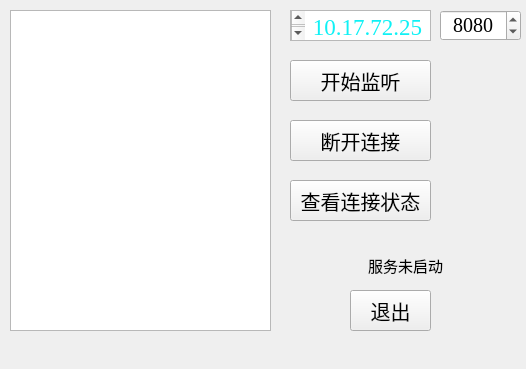
<?xml version="1.0" encoding="UTF-8"?>
<ui version="4.0">
 <class>Server</class>
 <widget class="QMainWindow" name="Server">
  <property name="geometry">
   <rect>
    <x>0</x>
    <y>0</y>
    <width>526</width>
    <height>369</height>
   </rect>
  </property>
  <property name="font">
   <font>
    <family>Times New Roman</family>
    <pointsize>15</pointsize>
   </font>
  </property>
  <property name="windowTitle">
   <string>Server</string>
  </property>
  <property name="windowIcon">
   <iconset resource="resources.qrc">
    <normaloff>:/images/server.png</normaloff>:/images/server.png</iconset>
  </property>
  <widget class="QWidget" name="centralwidget">
   <widget class="QLabel" name="frame_ratio_label">
    <property name="geometry">
     <rect>
      <x>570</x>
      <y>190</y>
      <width>40</width>
      <height>21</height>
     </rect>
    </property>
    <property name="font">
     <font>
      <family>Times New Roman</family>
      <pointsize>10</pointsize>
     </font>
    </property>
    <property name="text">
     <string/>
    </property>
   </widget>
   <widget class="QPushButton" name="search_btn">
    <property name="geometry">
     <rect>
      <x>290</x>
      <y>180</y>
      <width>141</width>
      <height>41</height>
     </rect>
    </property>
    <property name="text">
     <string>查看连接状态</string>
    </property>
   </widget>
   <widget class="QLabel" name="status_label">
    <property name="geometry">
     <rect>
      <x>290</x>
      <y>250</y>
      <width>231</width>
      <height>31</height>
     </rect>
    </property>
    <property name="font">
     <font>
      <family>Times New Roman</family>
      <pointsize>11</pointsize>
     </font>
    </property>
    <property name="text">
     <string>服务未启动</string>
    </property>
    <property name="alignment">
     <set>Qt::AlignmentFlag::AlignCenter</set>
    </property>
   </widget>
   <widget class="QPlainTextEdit" name="chat_frame">
    <property name="geometry">
     <rect>
      <x>10</x>
      <y>10</y>
      <width>261</width>
      <height>321</height>
     </rect>
    </property>
   </widget>
   <widget class="QPushButton" name="listen_btn">
    <property name="geometry">
     <rect>
      <x>290</x>
      <y>60</y>
      <width>141</width>
      <height>41</height>
     </rect>
    </property>
    <property name="text">
     <string>开始监听</string>
    </property>
   </widget>
   <widget class="QSpinBox" name="port_box">
    <property name="geometry">
     <rect>
      <x>440</x>
      <y>10</y>
      <width>81</width>
      <height>31</height>
     </rect>
    </property>
    <property name="alignment">
     <set>Qt::AlignmentFlag::AlignCenter</set>
    </property>
    <property name="minimum">
     <number>1000</number>
    </property>
    <property name="maximum">
     <number>9999</number>
    </property>
    <property name="value">
     <number>8080</number>
    </property>
   </widget>
   <widget class="QPushButton" name="close_btn">
    <property name="geometry">
     <rect>
      <x>290</x>
      <y>120</y>
      <width>141</width>
      <height>41</height>
     </rect>
    </property>
    <property name="text">
     <string>断开连接</string>
    </property>
   </widget>
   <widget class="QTextEdit" name="ip_text">
    <property name="geometry">
     <rect>
      <x>290</x>
      <y>10</y>
      <width>141</width>
      <height>31</height>
     </rect>
    </property>
    <property name="font">
     <font>
      <family>Times New Roman</family>
      <pointsize>12</pointsize>
     </font>
    </property>
    <property name="layoutDirection">
     <enum>Qt::LayoutDirection::RightToLeft</enum>
    </property>
    <property name="html">
     <string>&lt;!DOCTYPE HTML PUBLIC &quot;-//W3C//DTD HTML 4.0//EN&quot; &quot;http://www.w3.org/TR/REC-html40/strict.dtd&quot;&gt;
&lt;html&gt;&lt;head&gt;&lt;meta name=&quot;qrichtext&quot; content=&quot;1&quot; /&gt;&lt;meta charset=&quot;utf-8&quot; /&gt;&lt;style type=&quot;text/css&quot;&gt;
p, li { white-space: pre-wrap; }
hr { height: 1px; border-width: 0; }
li.unchecked::marker { content: &quot;\2610&quot;; }
li.checked::marker { content: &quot;\2612&quot;; }
&lt;/style&gt;&lt;/head&gt;&lt;body style=&quot; font-family:'Times New Roman'; font-size:12pt; font-weight:400; font-style:normal;&quot;&gt;
&lt;p align=&quot;center&quot; style=&quot; margin-top:0px; margin-bottom:0px; margin-left:0px; margin-right:0px; -qt-block-indent:0; text-indent:0px;&quot;&gt;&lt;span style=&quot; font-size:17pt; color:#0ff1f5;&quot;&gt;10.17.72.253&lt;/span&gt;&lt;/p&gt;&lt;/body&gt;&lt;/html&gt;</string>
    </property>
    <property name="overwriteMode">
     <bool>false</bool>
    </property>
   </widget>
   <widget class="QLabel" name="quality_label">
    <property name="geometry">
     <rect>
      <x>570</x>
      <y>250</y>
      <width>40</width>
      <height>21</height>
     </rect>
    </property>
    <property name="font">
     <font>
      <family>Times New Roman</family>
      <pointsize>10</pointsize>
     </font>
    </property>
    <property name="text">
     <string/>
    </property>
   </widget>
   <widget class="QPushButton" name="exit_btn">
    <property name="geometry">
     <rect>
      <x>350</x>
      <y>290</y>
      <width>81</width>
      <height>41</height>
     </rect>
    </property>
    <property name="text">
     <string>退出</string>
    </property>
   </widget>
  </widget>
 </widget>
 <resources>
  <include location="resources.qrc"/>
 </resources>
 <connections/>
</ui>
